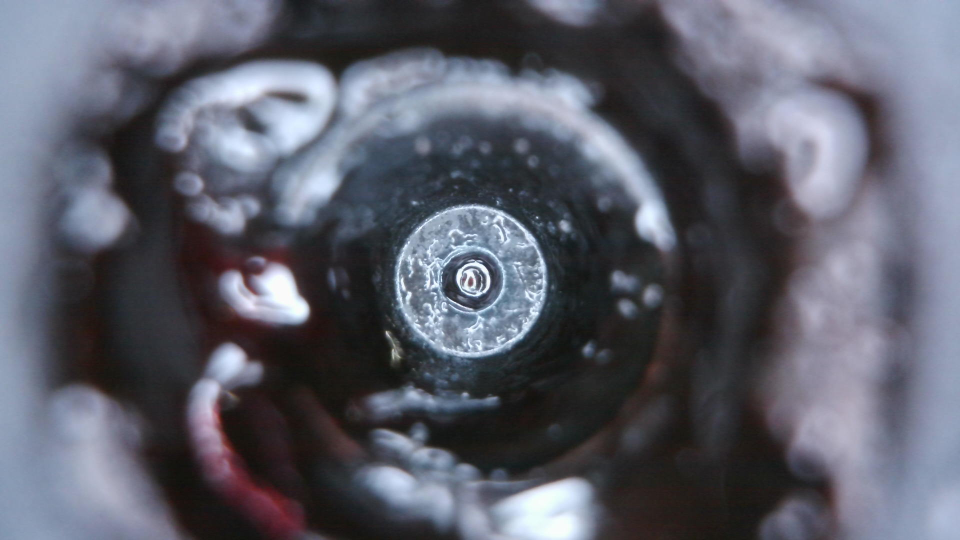
#> input picture tests/fixtures/094_endurance_022_t0_a_attempt_1.jpg, 1920 x 1080 px (shown at 1/2 size); its folder holds only this picture in this run
$ python -i auto_xy_detector.py   (imports and definitions only)
#> lines starting #> are read from the running program, lines starting #| are printed output that depends on the picture
#!/usr/bin/env python3
"""Stage 3.1 conservative VAOC nozzle-rim detector.

Unchanged nominal Hough method for properly illuminated frames.  For dark
frames, use three contrast normalisations and accept ONLY if independent
estimates agree.  No tool movement or offset writes here.

Image detection is not physical nozzle-axis accuracy; review calibration data.
"""
from pathlib import Path

import cv2
import numpy as np

DEFAULT_ROI = None  # None means entire current camera frame; no fixed screen crop
MIN_RADIUS, MAX_RADIUS = 115, 185
# 8 px ~0.028 mm with previously measured ~285 px/mm.
MAX_DARK_CENTRE_SPREAD_PX = 8.0
MAX_DARK_RADIUS_SPREAD_PX = 12.0
# Experimental independent coarse edge-pattern locator. Precision coordinates
# remain the legacy full-resolution Hough centres (no interpolation/averaging).
COARSE_DOWNSAMPLE = .25
COARSE_SEARCH_RADIUS_PX = 380.0
COARSE_MIN_SCORE = .19
COARSE_MAX_HOUGH_ERROR_PX = 18.0
# Hough dp=1.25: ROI origins on 5-pixel intervals preserve global accumulator
# quantisation. Any unaligned crop can alter the centre by several pixels.
PRECISION_ROI_HALF = 260
PRECISION_ROI_ORIGIN_GRID = 5
PRECISION_ROI_EDGE_MARGIN = 28


# [62 lines left out: functions _coarse_nozzle_location, _aligned_precision_crop, not called in this run]


def _hough(gray, x, y, radius, param2=36, expected_center=None,
           expected_radius=None, coarse_center=None):
    smoothed = cv2.GaussianBlur(gray, (7, 7), 1.5)
    found = cv2.HoughCircles(smoothed, cv2.HOUGH_GRADIENT, dp=1.25,
                             minDist=105, param1=105, param2=param2,
                             minRadius=radius[0], maxRadius=radius[1])
    if found is None:
        return None
    circles = np.asarray(found[0], dtype=float)
    circles[:, 0] += x
    circles[:, 1] += y
    circles = [c for c in circles if radius[0] <= c[2] <= radius[1]]
    # RC14 opt-in profile gate: reject background rings and reflections
    # BEFORE resolving multiple Hough candidates; do not simply choose the
    # nearest circle. More than one plausible remaining candidate still fails.
    if expected_center is not None:
        circles=[c for c in circles
                 if float(np.linalg.norm(c[:2]-expected_center)) <= 96.]
    if expected_radius is not None:
        circles=[c for c in circles if abs(float(c[2])-expected_radius) <= 18.]
    if coarse_center is not None:
        # Cross-check two DIFFERENT algorithms. A Hough centre is eligible only
        # when it independently agrees with the rough annular edge match.
        # If several candidates agree (or none does), fail closed.
        circles=[c for c in circles if float(np.linalg.norm(c[:2]-coarse_center))
                 <= COARSE_MAX_HOUGH_ERROR_PX]
    if not circles:
        return None
    if len(circles) != 1:
        raise ValueError('Ambiguous camera ROI: %d nozzle-sized circles detected; '
                         'commission a tighter image crop rather than guessing' % len(circles))
    return circles[0]


def detect(path, roi=DEFAULT_ROI, radius=(MIN_RADIUS, MAX_RADIUS), annotate=None,
           expected_center=None, expected_radius=None, detector_mode='legacy'):
#> called with radius = (115, 185), detector_mode = 'legacy'
    if detector_mode not in ('legacy','two_stage','two_stage_roi'):
        raise ValueError('Unknown detector mode')
    if detector_mode in ('two_stage','two_stage_roi') and expected_center is None:
        raise ValueError('Two-stage detector requires an accepted commissioned profile')
    if (expected_center is None) != (expected_radius is None):
        raise ValueError('Commissioned guard needs both nozzle centre and radius')
    if expected_center is not None:
        expected_center=np.asarray(expected_center,dtype=float)
        expected_radius=float(expected_radius)
        if (expected_center.shape!=(2,) or not np.all(np.isfinite(expected_center))
                or not np.isfinite(expected_radius) or not 115<=expected_radius<=185):
            raise ValueError('Invalid commissioned nozzle guard')
    im = cv2.imread(str(path))
#> im is the input picture: shape (1080, 1920, 3); mean B, G, R 105.8, 93.9, 91.8
    if im is None:
        raise ValueError(f'Cannot read {path}')
    if roi is None or roi == 'auto':
        x, y, w, h = (0, 0, im.shape[1], im.shape[0])
#> x = 0; y = 0; w = 1920; h = 1080
    else:
        x, y, w, h = roi
    if w <= 0 or h <= 0 or x < 0 or y < 0 or x+w > im.shape[1] or y+h > im.shape[0]:
        raise ValueError(f'Image {path} does not contain requested ROI')
    gray = cv2.cvtColor(im[y:y+h, x:x+w], cv2.COLOR_BGR2GRAY)
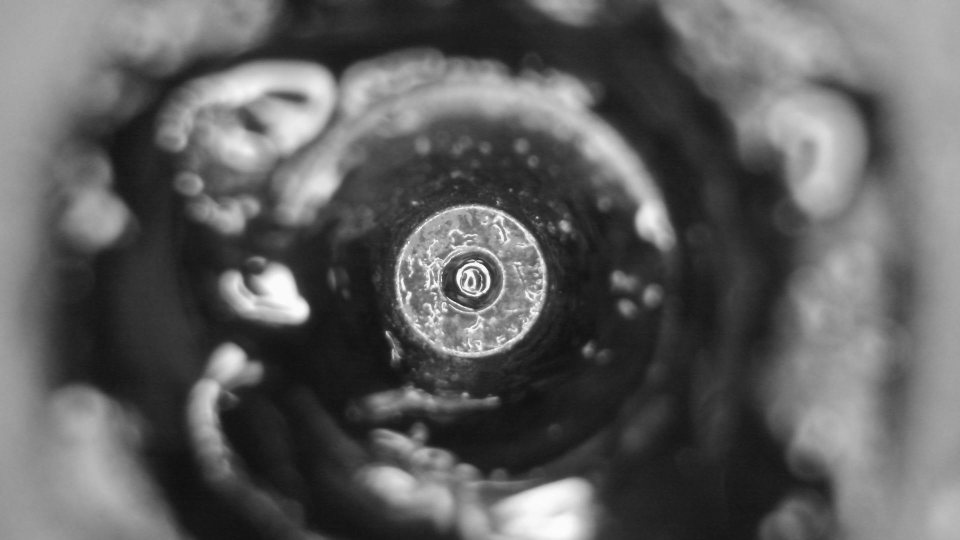
#> gray: shape (1080, 1920) (shown at 1/2 size); min 14, max 254, mean 94.6
    # Brightness measured only around the nozzle, not over the entire frame.
    roi_mean = float(gray.mean())
#> roi_mean = 94.63
    mode = 'normal'
    coarse_center = None
    if detector_mode in ('two_stage','two_stage_roi'):
        # The independent coarse detector NEVER supplies the precision result.
        # Hough still determines the same full-resolution centre as in legacy.
        # Use the entire current ROI with coordinates converted to that ROI.
        coarse_local, coarse_score = _coarse_nozzle_location(
            gray, expected_center-np.array([x,y],dtype=float), expected_radius)
        coarse_center = coarse_local + np.asarray([x,y],dtype=float)
        mode = 'two-stage'
    precision_gray, precision_x, precision_y = gray, x, y
#> precision_x = 0; precision_y = 0
    crop_x = crop_y = 0
    if detector_mode == 'two_stage_roi':
        precision_gray, crop_x, crop_y = _aligned_precision_crop(gray, coarse_local, radius)
        precision_x, precision_y = x + crop_x, y + crop_y
        mode = 'two-stage-roi' if precision_gray is not gray else 'two-stage-roi-fallback'
    if roi_mean >= 45:
        best = _hough(precision_gray, precision_x, precision_y, radius,
                      expected_center=expected_center,
                      expected_radius=expected_radius, coarse_center=coarse_center)
#> in _hough, `found = cv2.HoughCircles(smoothed, cv2.HOUGH_GRADIENT, dp=1.25, minDis..`: found = [[943.1, 563.1, 151]]
#> best = [943.1, 563.1, 151]
        if best is None:
            raise ValueError(f'No plausible nozzle rim in normally lit image {path}; '
                             f'ROI mean={roi_mean:.1f}; clean/focus/check lighting')
    else:
        # Reject effectively black frames before contrast enhancement;
        # stretching sensor noise into a circle would be unsafe.
        if roi_mean < 15 or np.percentile(gray, 98) < 55:
            raise ValueError(f'No usable nozzle illumination in {path}: '
                             f'ROI mean={roi_mean:.1f}. Restore lighting.')
        # The previous failure had ROI mean ~20 vs >90 for normal captures.
        # Different enhancement methods must produce consistent estimates.
        clahe = cv2.createCLAHE(clipLimit=2.0, tileGridSize=(8, 8)).apply(gray)
        equal = cv2.equalizeHist(gray)
        gamma = np.uint8(np.clip((gray / 255.) ** .45 * 255, 0, 255))
        variants = [('clahe', clahe), ('equalized', equal), ('gamma', gamma)]
        hits = []
        for name, image in variants:
            # Apply contrast enhancement to the full frame first, preserving
            # legacy brightness/CLAHE behaviour, then take the aligned ROI.
            local = image[crop_y:crop_y+precision_gray.shape[0],
                          crop_x:crop_x+precision_gray.shape[1]]
            circle = _hough(local, precision_x, precision_y, radius,
                            expected_center=expected_center,
                            expected_radius=expected_radius, coarse_center=coarse_center)
            if circle is not None:
                hits.append((name, circle))
        if len(hits) < 3:
            raise ValueError(f'Low-light nozzle image ambiguous ({len(hits)}/3 '
                             f'enhancement methods agreed to detect a candidate): '
                             f'{path}. ROI mean={roi_mean:.1f}. Improve lighting.')
        estimates = np.asarray([hit[1] for hit in hits])
        centers = estimates[:, :2]
        centre_spread = max(float(np.linalg.norm(a-b))
                            for a in centers for b in centers)
        radius_spread = float(np.ptp(estimates[:, 2]))
        if (centre_spread > MAX_DARK_CENTRE_SPREAD_PX or
                radius_spread > MAX_DARK_RADIUS_SPREAD_PX):
            raise ValueError(f'Low-light nozzle detection inconsistent for {path}: '
                             f'centre spread={centre_spread:.1f}px, '
                             f'radius spread={radius_spread:.1f}px. '
                             f'Improve illumination rather than relaxing QC.')
        best = np.median(estimates, axis=0)
        mode = (('two-stage-roi-low-light-consensus' if detector_mode == 'two_stage_roi'
                 else 'two-stage-low-light-consensus') if coarse_center is not None
                else 'low-light-consensus')

    if annotate is not None:
        out = im.copy()
        cv2.rectangle(out, (x,y), (x+w,y+h), (60,200,255), 2)
        cx, cy, r = [int(round(v)) for v in best]
        cv2.circle(out, (cx,cy), r, (0,230,0), 3)
        cv2.drawMarker(out, (cx,cy), (0,0,255), cv2.MARKER_CROSS, 35, 3)
        cv2.putText(out, f'{mode} ROI brightness={roi_mean:.1f}',
                    (24, 48), cv2.FONT_HERSHEY_SIMPLEX, .9,
                    (0, 230, 0) if mode=='normal' else (0,180,255), 2)
        if not cv2.imwrite(str(annotate), out,
                           [cv2.IMWRITE_JPEG_QUALITY,85]):
            raise ValueError(f'Failed to write detection diagnostic {annotate}')
    return best


# [51 lines left out: function register_nozzle_features, not called in this run]

>>> result = detect('../tests/fixtures/094_endurance_022_t0_a_attempt_1.jpg')
#> result = [943.1, 563.1, 151]

$ run again, on tests/fixtures/096_endurance_023_t1_a_attempt_1.jpg
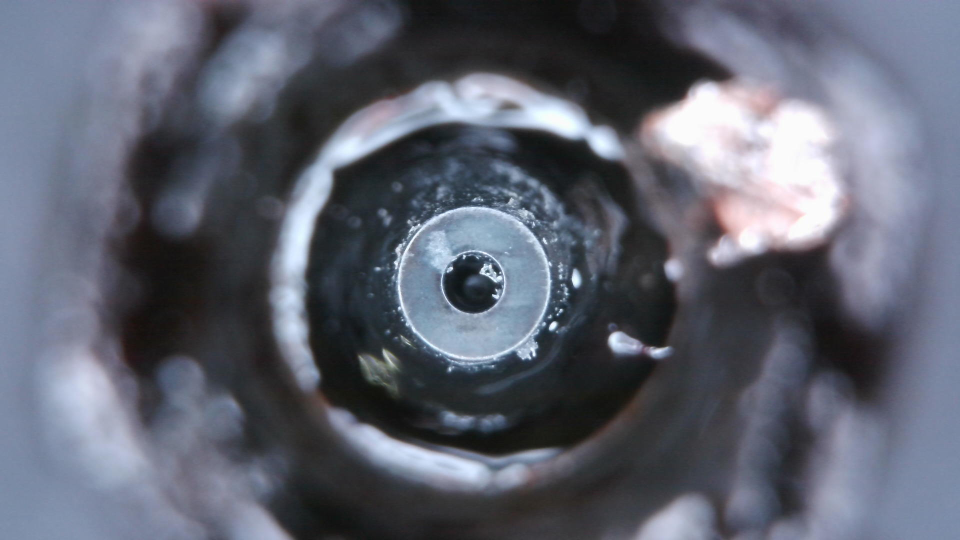
#> input picture tests/fixtures/096_endurance_023_t1_a_attempt_1.jpg, 1920 x 1080 px (shown at 1/2 size)
#> in detect, im is the input picture: shape (1080, 1920, 3); mean B, G, R 112.1, 99, 94.9
#> in detect, `gray = cv2.cvtColor(im[y:y+h, x:x+w], cv2.COLOR_BGR2GRAY)`:
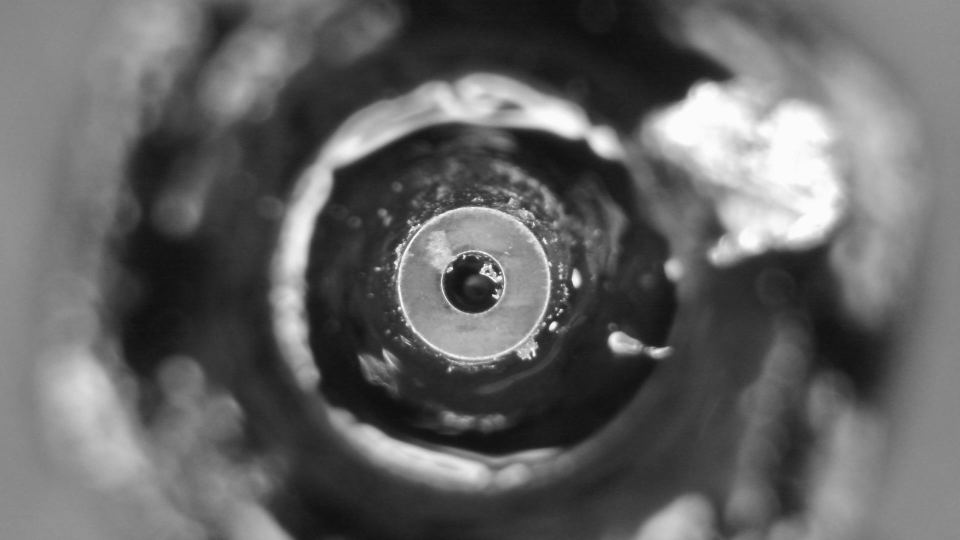
#> gray: shape (1080, 1920) (shown at 1/2 size); min 14, max 254, mean 99.3
#> roi_mean = 99.29
#> precision_x = 0
#> found = [[948.1, 566.9, 154]]
#> best = [948.1, 566.9, 154]
